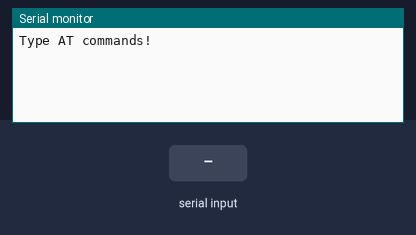
Bench run of a sketch on a simulated Arduino Mega 2560, built with avr-gcc and run on an emulated ATmega2560. On the bench: the last lines printed to the serial monitor. Inputs (shaded band) come from the test bench.

Above: at 1.2 s.
1.3 s: "1" received over the second serial link
At 1.6 s:
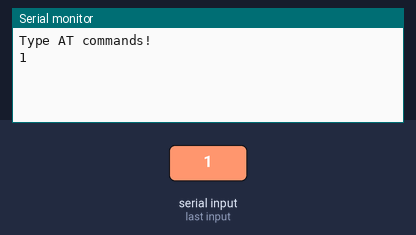
2.8 s: "0" received over the second serial link
At 4.0 s:
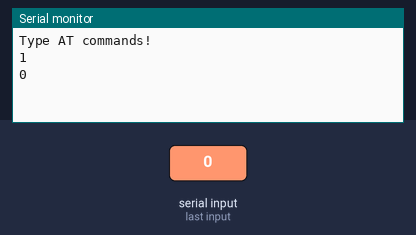

Measured:
- after the input at 1.3 s, the serial monitor: prints a new line at once (image 1)
- after the input at 2.8 s, the serial monitor: prints a new line at once (image 2)

The sketch:

SerialLoop.ino
```cpp
String command = ""; // Stores response of the HC-06 Bluetooth device


void setup() {
  // Open serial communications:
  Serial.begin(9600);
  Serial.println("Type AT commands!");

  // The HC-06 defaults to 9600 according to the datasheet.
  Serial2.begin(115200);
}

void loop() {
  // Read device output if available.
  if (Serial2.available()) {
    while(Serial2.available()) { // While there is more to be read, keep reading.
      command += (char)Serial2.read();
    }

    Serial.println(command);
    command = ""; // No repeats
  }

  // Read user input if available.
  if (Serial.available()){
    delay(10); // The delay is necessary to get this working!
    Serial2.write(Serial.read());
  }
}
```
